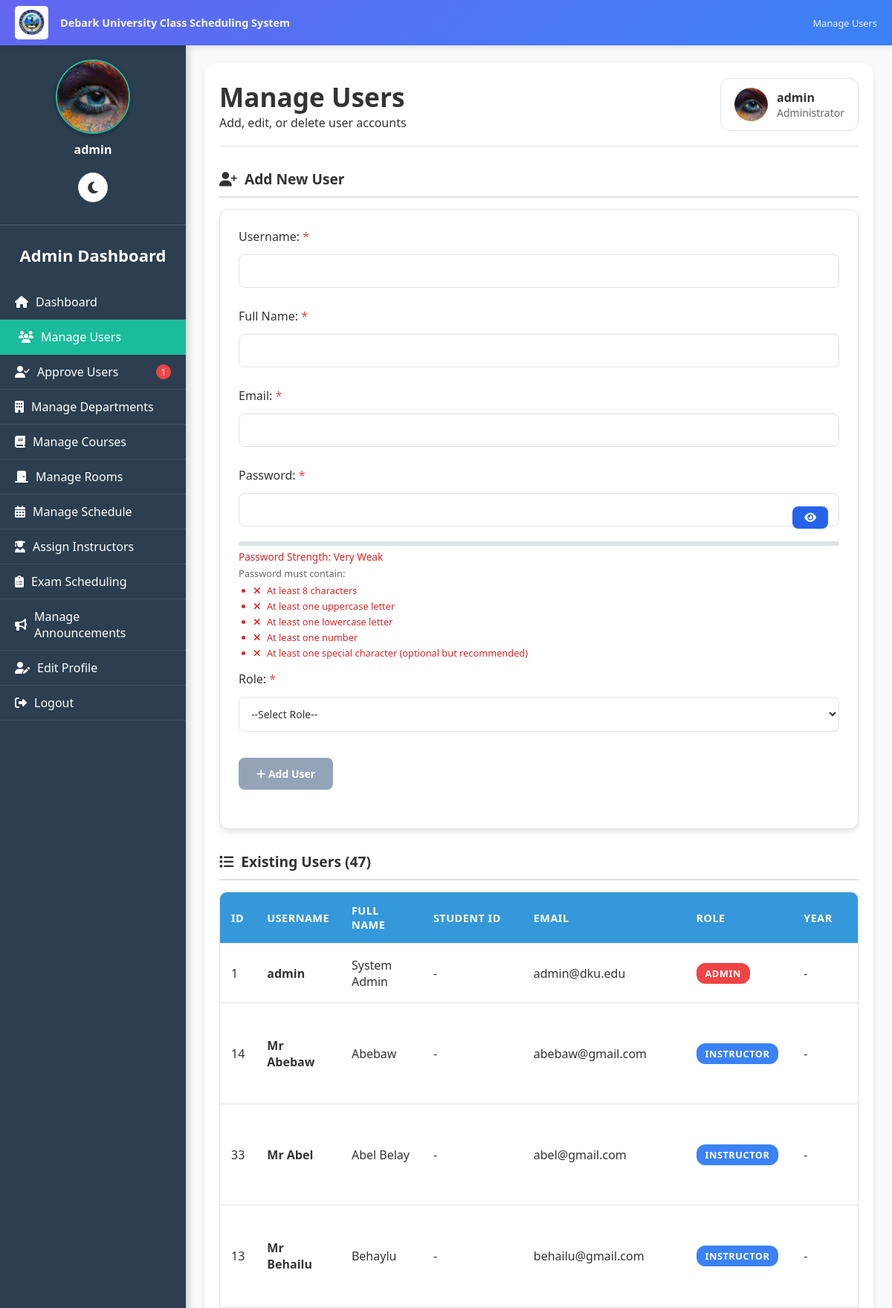
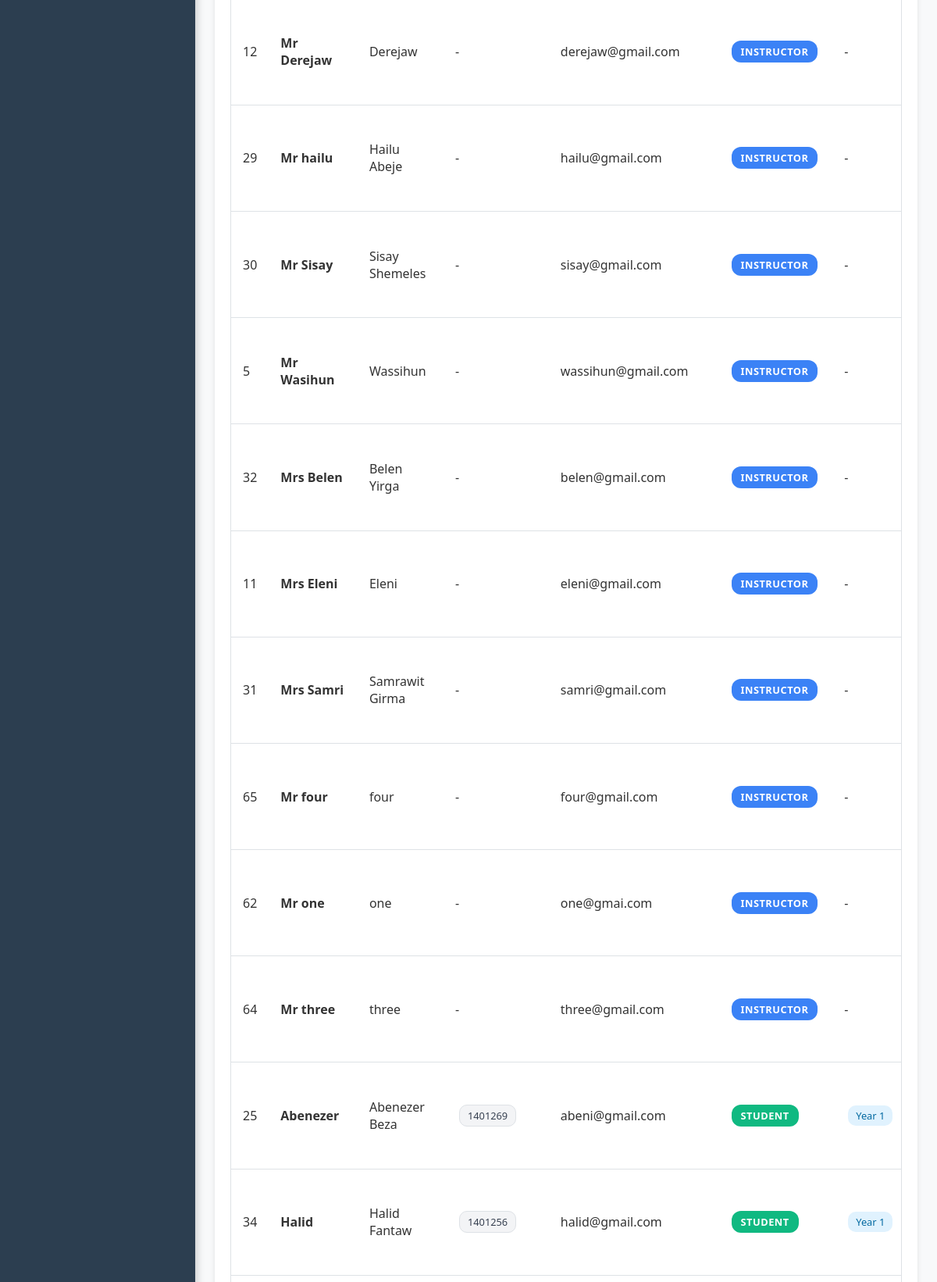
/admin/manage_users.php (signed in, upper part), run on the app's committed database (2 pictures, top to bottom).
### tables this page shows
CREATE TABLE `users` (
  `user_id` int(11) NOT NULL,
  `username` varchar(50) NOT NULL,
  `password` varchar(255) NOT NULL,
  `full_name` varchar(100) NOT NULL,
  `student_id` varchar(50) DEFAULT NULL,
  `email` varchar(100) DEFAULT NULL,
  `role` enum('admin','instructor','student','department_head') NOT NULL,
  `department_id` int(11) DEFAULT NULL,
  `year` varchar(10) DEFAULT NULL,
  `created_at` timestamp NOT NULL DEFAULT current_timestamp(),
  `profile_picture` varchar(255) DEFAULT NULL,
  `email_verified` tinyint(1) DEFAULT 0,
  `verification_token` varchar(255) DEFAULT NULL,
  `is_approved` tinyint(1) DEFAULT 0,
  `is_verified` tinyint(1) NOT NULL DEFAULT 0,
  `id_number` varchar(20) DEFAULT NULL
);

### public/admin/manage_users.php (the view, shortened to what this page needs)
<?php
require __DIR__ . '/../../includes/db.php';
include __DIR__ . '/../includes/darkmode.php';
$user_stmt = $pdo->prepare("SELECT username, email, profile_picture FROM users WHERE user_id=?");
$user_stmt->execute([$_SESSION['user_id']]);
$current_user = $user_stmt->fetch();
function getAdminProfilePicturePath($profile_picture) {
    $locations = [
        __DIR__ . '/../uploads/admin/' . $profile_picture,
        __DIR__ . '/../uploads/' . $profile_picture,
        __DIR__ . '/../../uploads/' . $profile_picture,
        'uploads/admin/' . $profile_picture,
        '../uploads/admin/' . $profile_picture,
        'uploads/' . $profile_picture,
        '../uploads/' . $profile_picture,
    ];
    foreach ($locations as $location) {
        if (file_exists($location)) {
            if (strpos($location, '/admin/') !== false) {
                return '../uploads/admin/' . $profile_picture;
            } elseif (strpos($location, 'uploads/admin/') !== false) {
                return 'uploads/admin/' . $profile_picture;
            } elseif (strpos($location, '../uploads/') !== false) {
                return '../uploads/' . $profile_picture;
            } elseif (strpos($location, 'uploads/') !== false) {
                return 'uploads/' . $profile_picture;
            }
        }
    }
    return '../assets/default_profile.png';
}
$profile_img_path = getAdminProfilePicturePath($current_user['profile_picture'] ?? '');
$editing = false;
$edit_data = [];
$pending_stmt = $pdo->query("SELECT COUNT(*) as count FROM users WHERE is_approved = 0");
$pending_approvals = $pending_stmt->fetchColumn() ?: 0;
$users = $pdo->query("SELECT u.*, d.department_name FROM users u LEFT JOIN departments d ON u.department_id=d.department_id ORDER BY u.role, u.year, u.username")->fetchAll();
$current_page = basename($_SERVER['PHP_SELF']);
?>
<!DOCTYPE html>
<html lang="en" data-theme="<?= $darkMode ? 'dark' : 'light' ?>">
<head>
<link rel="stylesheet" href="https://cdnjs.cloudflare.com/ajax/libs/font-awesome/6.4.0/css/all.min.css">
<link rel="stylesheet" href="../../assets/css/darkmode.css">
</head>
<body>
    <div class="university-header">
        <div class="header-left">
            <img src="../assets/images/dku logo.jpg" alt="Debark University Logo" class="dku-logo-img">
            <div class="system-title">Debark University Class Scheduling System</div>
        </div>
        <div class="header-right">
            Manage Users
        </div>
    </div>
    <div class="sidebar" id="sidebar">
        <div class="sidebar-content" id="sidebarContent">
            <div class="sidebar-profile">
                <img src="<?= htmlspecialchars($profile_img_path) ?>" alt="Profile Picture" id="sidebarProfilePic"
                     onerror="this.onerror=null; this.src='../assets/default_profile.png';">
                <p><?= htmlspecialchars($current_user['username']) ?></p>
            </div>
            <h2>Admin Dashboard</h2>
            <a href="dashboard.php" class="<?= $current_page=='dashboard.php'?'active':'' ?>">
                <i class="fas fa-home"></i> Dashboard
            </a>
            <a href="manage_users.php" class="active">
                <i class="fas fa-users"></i> Manage Users
            </a>
            <a href="approve_users.php" class="<?= $current_page=='approve_users.php'?'active':'' ?>">
                <i class="fas fa-user-check"></i> Approve Users
                <?php if($pending_approvals > 0): ?>
                    <span class="pending-badge"><?= $pending_approvals ?></span>
                <?php endif; ?>
            </a>
            <a href="manage_departments.php" class="<?= $current_page=='manage_departments.php'?'active':'' ?>">
                <i class="fas fa-building"></i> Manage Departments
            </a>
            <a href="manage_courses.php" class="<?= $current_page=='manage_courses.php'?'active':'' ?>">
                <i class="fas fa-book"></i> Manage Courses
            </a>
            <a href="manage_rooms.php" class="<?= $current_page=='manage_rooms.php'?'active':'' ?>">
                <i class="fas fa-door-closed"></i> Manage Rooms
            </a>
            <a href="manage_schedules.php" class="<?= $current_page=='manage_schedules.php'?'active':'' ?>">
                <i class="fas fa-calendar-alt"></i> Manage Schedule
            </a>
            <a href="assign_instructors.php" class="<?= $current_page=='assign_instructors.php'?'active':'' ?>">
                <i class="fas fa-user-graduate"></i> Assign Instructors
            </a>
            <a href="admin_exam_schedules.php" class="<?= $current_page=='admin_exam_schedules.php'?'active':'' ?>">
                <i class="fas fa-clipboard-list"></i> Exam Scheduling
            </a>
            <a href="manage_announcements.php" class="<?= $current_page=='manage_announcements.php'?'active':'' ?>">
                <i class="fas fa-bullhorn"></i> Manage Announcements
            </a>
            <a href="edit_profile.php" class="<?= $current_page=='edit_profile.php'?'active':'' ?>">
                <i class="fas fa-user-edit"></i> Edit Profile
            </a>
            <a href="../logout.php">
                <i class="fas fa-sign-out-alt"></i> Logout
            </a>
        </div>
    </div>
    <div class="main-content">
        <div class="content-wrapper">
            <div class="header">
                <div>
                    <h1>Manage Users</h1>
                    <p>Add, edit, or delete user accounts</p>
                </div>
                <div class="user-info">
                    <img src="<?= htmlspecialchars($profile_img_path) ?>" alt="Profile" id="headerProfilePic"
                         onerror="this.onerror=null; this.src='../assets/default_profile.png';">
                    <div>
                        <div><?= htmlspecialchars($current_user['username']) ?></div>
                        <small>Administrator</small>
                    </div>
                </div>
            </div>
            <div class="user-form-section">
                <div class="form-section-title">
                    <i class="fas fa-<?= $editing ? 'edit' : 'user-plus' ?>"></i>
                    <?= $editing ? "Edit User" : "Add New User" ?>
                </div>
                <form method="POST" class="user-form" id="userForm" onsubmit="return validateForm()">
                    <div class="form-group">
                        <label class="required">Username:</label>
                        <input type="text" name="username" value="<?= isset($edit_data['username']) ? htmlspecialchars($edit_data['username']) : '' ?>" required>
                    </div>
                    <div class="form-group">
                        <label class="required">Full Name:</label>
                        <input type="text" name="full_name" value="<?= isset($edit_data['full_name']) ? htmlspecialchars($edit_data['full_name']) : '' ?>" required>
                    </div>
                    <div class="form-group">
                        <label class="required">Email:</label>
                        <input type="email" name="email" id="email-input"
                               value="<?= isset($edit_data['email']) ? htmlspecialchars($edit_data['email']) : '' ?>"
                               required oninput="validateEmail()">
                    </div>
                    <div class="form-group">
                        <label class="<?= !$editing ? 'required' : '' ?>">Password: <?= $editing ? "<small>(Leave blank to keep current)</small>" : "" ?></label>
                        <div class="password-container">
                            <input type="password" name="password" id="password-input" class="password-input"
                                   <?= !$editing ? 'required' : '' ?> oninput="validatePassword()">
                            <button type="button" class="toggle-password" id="toggle-password-btn"
                                    onclick="togglePasswordVisibility()">
                                <i class="fas fa-eye"></i>
                            </button>
                        </div>
                        <div class="password-strength-container" id="password-strength-container" style="<?= $editing ? 'display:none;' : '' ?>">
                            <div class="password-strength-bar">
                            </div>
                            <div class="password-strength-text" id="password-strength-text"></div>
                            <div class="password-requirements" id="password-requirements">
                                <p>Password must contain:</p>
                                <ul>
                                    <li id="req-length" class="invalid"><i class="fas fa-times"></i> At least 8 characters</li>
                                    <li id="req-uppercase" class="invalid"><i class="fas fa-times"></i> At least one uppercase letter</li>
                                    <li id="req-lowercase" class="invalid"><i class="fas fa-times"></i> At least one lowercase letter</li>
                                    <li id="req-number" class="invalid"><i class="fas fa-times"></i> At least one number</li>
                                    <li id="req-special" class="invalid"><i class="fas fa-times"></i> At least one special character (optional but recommended)</li>
                                </ul>
                            </div>
                        </div>
                    </div>
                    <div class="form-group">
                        <label class="required">Role:</label>
                        <select name="role" id="role-select" required>
                            <option value="">--Select Role--</option>
                        </select>
                    </div>
                    <div class="form-group">
                        <button type="submit" name="save_user" id="submit-btn" <?= $editing ? '' : 'disabled' ?>>
                            <i class="fas fa-<?= $editing ? 'save' : 'plus' ?>"></i>
                            <?= $editing ? "Update User" : "Add User" ?>
                        </button>
                    </div>
                </form>
            </div>
            <div class="users-table-section">
                <div class="form-section-title">
                    <i class="fas fa-list"></i>
                    Existing Users (<?= count($users) ?>)
                </div>
                <div class="table-container">
                    <table class="user-table">
                        <thead>
                            <tr>
                                <th>ID</th>
                                <th>Username</th>
                                <th>Full Name</th>
                                <th>Student ID</th>
                                <th>Email</th>
                                <th>Role</th>
                                <th>Year</th>
                            </tr>
                        </thead>
                        <tbody>
                            <?php foreach($users as $u): ?>
                                <tr>
                                    <td data-label="ID"><?= $u['user_id'] ?></td>
                                    <td data-label="Username">
                                        <strong><?= htmlspecialchars($u['username']) ?></strong>
                                    </td>
                                    <td data-label="Full Name"><?= htmlspecialchars($u['full_name'] ?? '-') ?></td>
                                    <td data-label="Student ID">
                                        <?php if($u['role'] === 'student' && !empty($u['student_id'])): ?>
                                            <span class="student-id-badge"><?= htmlspecialchars($u['student_id']) ?></span>
                                        <?php else: ?>
                                            -
                                        <?php endif; ?>
                                    </td>
                                    <td data-label="Email"><?= htmlspecialchars($u['email']) ?></td>
                                    <td data-label="Role">
                                        <span class="role-badge role-<?= $u['role'] ?>">
                                            <?= htmlspecialchars(ucfirst(str_replace('_', ' ', $u['role']))) ?>
                                        </span>
                                    </td>
                                    <td data-label="Year">
                                        <?php if($u['role'] === 'student' && isset($u['year'])): ?>
                                            <?php if($u['year'] == 'Freshman'): ?>
                                                <span class="year-badge">Freshman</span>
                                            <?php elseif(strpos($u['year'], 'E') === 0): ?>
                                                <span class="year-badge">E<?= substr($u['year'], 1) ?></span>
                                            <?php elseif(is_numeric($u['year'])): ?>
                                                <span class="year-badge">Year <?= $u['year'] ?></span>
                                            <?php endif; ?>
                                        <?php else: ?>
                                            -
                                        <?php endif; ?>
                                    </td>
                                </tr>
                            <?php endforeach; ?>
                        </tbody>
                    </table>
                </div>
            </div>
        </div>
    </div>
</body>
</html>

### public/assets/css/darkmode.css (style rules this page uses)
:root { --bg-primary: #ffffff; --bg-secondary: #f3f4f6; --bg-sidebar: #2c3e50; --bg-card: #ffffff; --bg-input: #ffffff; --text-primary: #111827; --text-secondary: #4b5563; --text-light: #6b7280; --text-sidebar: #ecf0f1; --border-color: #d1d5db; --shadow-color: rgba(0, 0, 0, 0.1); --hover-color: #f9fafb; --table-header: #34495e; --table-stripe: #f2f2f2; --success-bg: #dcfce7; --success-text: #166534; --error-bg: #fee2e2; --error-text: #991b1b; --warning-bg: #fef3c7; --warning-text: #92400e; --info-bg: #dbeafe; --info-text: #1e40af; }
body { background: var(--bg-primary); color: var(--text-primary); }
.sidebar { background: var(--bg-sidebar) !important; }
.sidebar a { color: var(--text-sidebar) !important; }
.sidebar a.active { background: #1abc9c !important; }
.main-content { background: var(--bg-primary); }
.user-form { background: var(--bg-card); }
.user-form input, .user-form select { background: var(--bg-input); color: var(--text-primary); border-color: var(--border-color); }
.user-table th { background: var(--table-header) !important; }
.user-table tr:nth-child(even) { background: var(--table-stripe); }
.form-group label { color: var(--text-primary); }

### public/includes/darkmode.php (style rules this page uses)
:root { --bg-primary: #ffffff; --bg-secondary: #f3f4f6; --bg-sidebar: #2c3e50; --bg-card: #ffffff; --bg-input: #ffffff; --text-primary: #111827; --text-secondary: #4b5563; --text-light: #6b7280; --text-sidebar: #ecf0f1; --border-color: #d1d5db; --shadow-color: rgba(0, 0, 0, 0.1); --hover-color: #f9fafb; --table-header: #34495e; --table-stripe: #f2f2f2; }
body { background: var(--bg-primary); color: var(--text-primary); transition: background-color 0.3s ease, color 0.3s ease; }

### data on the page
users: profile_picture (picture), username "admin", user_id "1", full_name "System Admin", email "admin@dku.edu", role "ADMIN"
users: user_id "14", username "Mr Abebaw", full_name "Abebaw", email "abebaw@gmail.com", role "INSTRUCTOR"
users: user_id "33", username "Mr Abel", full_name "Abel Belay", email "abel@gmail.com", role "INSTRUCTOR"
users: user_id "13", username "Mr Behailu", full_name "Behaylu", email "behailu@gmail.com", role "INSTRUCTOR"
users: user_id "12", username "Mr Derejaw", full_name "Derejaw", email "derejaw@gmail.com", role "INSTRUCTOR"
users: user_id "29", username "Mr hailu", full_name "Hailu Abeje", email "hailu@gmail.com", role "INSTRUCTOR"
users: user_id "30", username "Mr Sisay", full_name "Sisay Shemeles", email "sisay@gmail.com", role "INSTRUCTOR"
users: user_id "5", username "Mr Wasihun", full_name "Wassihun", email "wassihun@gmail.com", role "INSTRUCTOR"
users: user_id "32", username "Mrs Belen", full_name "Belen Yirga", email "belen@gmail.com", role "INSTRUCTOR"
users: user_id "11", username "Mrs Eleni", full_name "Eleni", email "eleni@gmail.com", role "INSTRUCTOR"
users: user_id "31", username "Mrs Samri", full_name "Samrawit Girma", email "samri@gmail.com", role "INSTRUCTOR"
users: user_id "65", username "Mr four", full_name "four", email "four@gmail.com", role "INSTRUCTOR"
users: user_id "62", username "Mr one", full_name "one", email "one@gmai.com", role "INSTRUCTOR"
users: user_id "64", username "Mr three", full_name "three", email "three@gmail.com", role "INSTRUCTOR"
users: user_id "25", username "Abenezer", full_name "Abenezer Beza", student "1401269", email "abeni@gmail.com", role "STUDENT", year "1"
users: user_id "34", username "Halid", full_name "Halid Fantaw", student "1401256", email "halid@gmail.com", role "STUDENT", year "1"

### other printed values
$pending_approvals "1"
count($users) "47"
